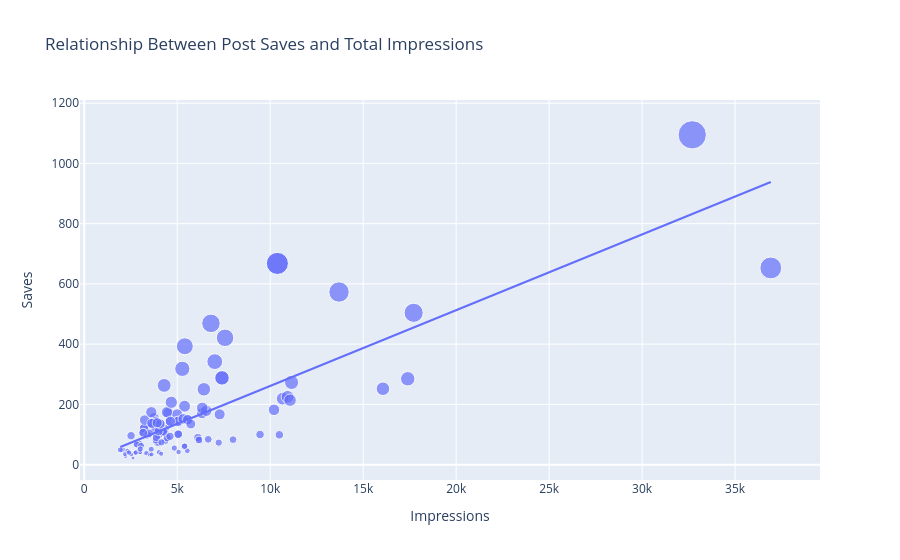

Source (notebook cell):
### Markdown cell above
# Relationship Between Post Saves and Impressions

### Code cell
figure = px.scatter(data_frame = df, x = "Impressions", y = "Saves", size = "Saves", trendline = "ols", 
                    title = "Relationship Between Post Saves and Total Impressions")
figure.show()
